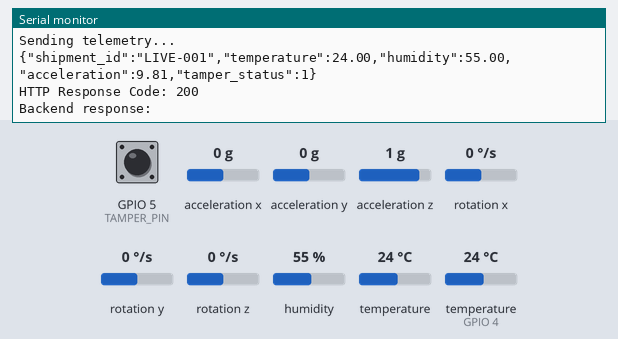
The sketch below on a simulated ESP32. Shown: the last lines printed to the serial monitor. Inputs (shaded band) come from the test bench; at power-on: acceleration x 0 g, humidity 55 %, GPIO 5 (TAMPER_PIN) HIGH, acceleration y 0 g, temperature (sensor on GPIO 4) 24 °C, acceleration z 1 g, rotation x 0 °/s, rotation y 0 °/s, rotation z 0 °/s, temperature 24 °C. WiFi joins after 1.5 s; servers stay silent unless stated; uploads are accepted with an empty reply.

Above: at 2.7 s.
2.8 s: acceleration x set to -1.4 g
At 4.92 s:
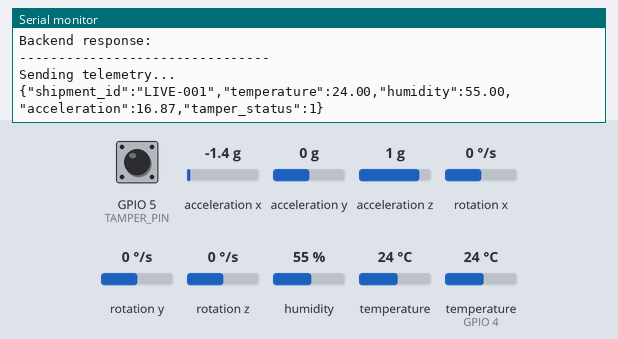
6.9 s: humidity set to 22 %
At 9.6 s:
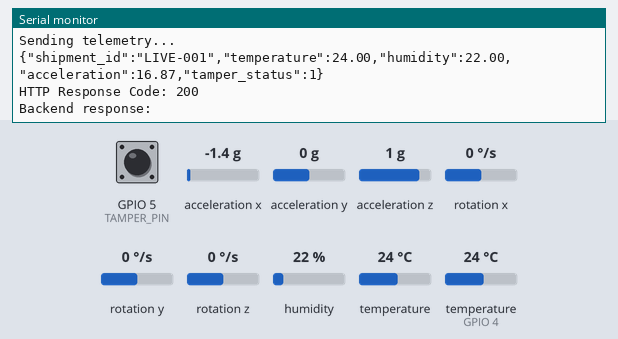
11.0 s: GPIO 5 (TAMPER_PIN) pulled LOW for 3 s
At 11.39 s:
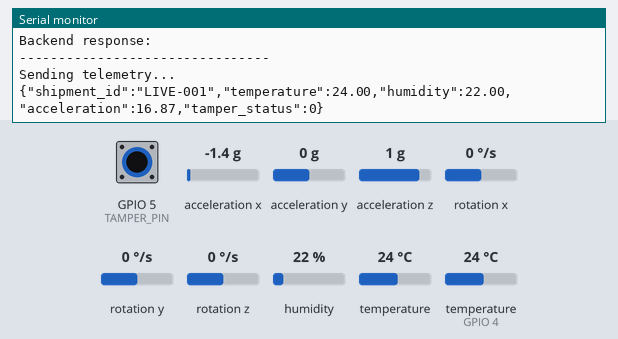
15.5 s: acceleration y set to -1.4 g
At 18.3 s:
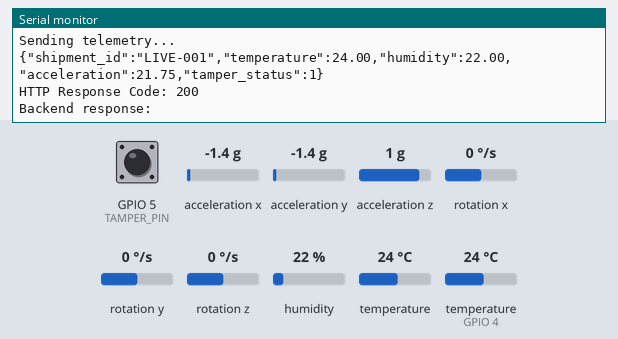
19.6 s: temperature (sensor on GPIO 4) set to 12 °C
At 22.0 s:
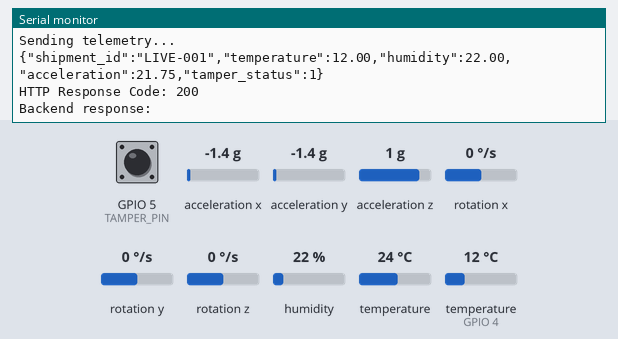
23.7 s: acceleration z set to -1.4 g
At 25.7 s:
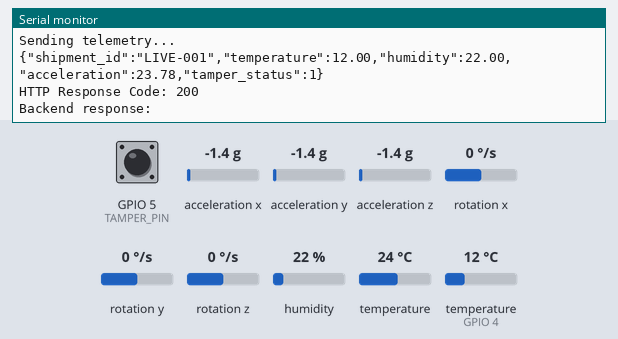
Timing chart, 0 to 27.2 s (numbered marks = the images above; inputs shaded):
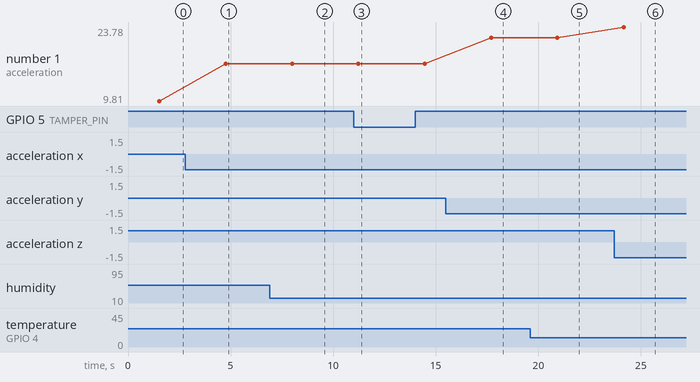

The sketch:

chainguard_esp32.ino
```cpp
#include <WiFi.h>
#include <HTTPClient.h>
#include <Wire.h>
#include <DHT.h>
#include <Adafruit_MPU6050.h>
#include <Adafruit_Sensor.h>

// =====================================================
// NETWORK
// =====================================================

const char* ssid = "CirkitWifi";
const char* password = "";

// IMPORTANT:
// Replace this with your PUBLIC Render URL.
const char* serverUrl =
    "https://chainguard-qpy6.onrender.com/api/telemetry";

const char* shipmentId = "LIVE-001";


// =====================================================
// PINS
// =====================================================

#define DHTPIN 4
#define DHTTYPE DHT11
#define TAMPER_PIN 5


// =====================================================
// SENSORS
// =====================================================

DHT dht(DHTPIN, DHTTYPE);
Adafruit_MPU6050 mpu;


// =====================================================
// SETUP
// =====================================================

void setup() {

  Serial.begin(115200);

  pinMode(TAMPER_PIN, INPUT_PULLUP);

  // DHT
  dht.begin();

  // MPU6050
  Wire.begin(8, 9);

  if (!mpu.begin()) {
    Serial.println("Failed to discover MPU6050!");
  } else {
    Serial.println("MPU6050 connected.");
  }

  mpu.setAccelerometerRange(MPU6050_RANGE_8_G);


  // =================================================
  // WIFI
  // =================================================

  Serial.print("Connecting to CirkitWifi");

  WiFi.begin(ssid, password);

  while (WiFi.status() != WL_CONNECTED) {

    delay(500);
    Serial.print(".");
  }

  Serial.println();
  Serial.println("Wi-Fi connected!");
  Serial.print("ESP32 IP: ");
  Serial.println(WiFi.localIP());
}


// =====================================================
// LOOP
// =====================================================

void loop() {

  if (WiFi.status() != WL_CONNECTED) {

    Serial.println("Wi-Fi disconnected.");
    delay(3000);
    return;
  }


  // =================================================
  // READ DHT11
  // =================================================

  float humidity = dht.readHumidity();
  float temperature = dht.readTemperature();

  if (isnan(humidity) || isnan(temperature)) {

    Serial.println("DHT sensor read failed.");
    delay(3000);
    return;
  }


  // =================================================
  // READ MPU6050
  // =================================================

  sensors_event_t a;
  sensors_event_t g;
  sensors_event_t temp_mpu;

  mpu.getEvent(&a, &g, &temp_mpu);

  float totalAcceleration =
      sqrt(
        pow(a.acceleration.x, 2) +
        pow(a.acceleration.y, 2) +
        pow(a.acceleration.z, 2)
      );


  // =================================================
  // READ TAMPER SWITCH
  // =================================================

  bool isTampered =
      (digitalRead(TAMPER_PIN) == HIGH);


  // =================================================
  // BUILD JSON
  // =================================================

String jsonPayload = "{\"shipment_id\":\"" + String(shipmentId) + "\","
                     "\"temperature\":" + String(temperature) + ","
                     "\"humidity\":" + String(humidity) + ","
                     "\"acceleration\":" + String(totalAcceleration) + ","
                     "\"tamper_status\":" + String(isTampered ? 1 : 0) + "}";


  Serial.println();
  Serial.println("--------------------------------");
  Serial.println("Sending telemetry...");
  Serial.println(jsonPayload);


  // =================================================
  // HTTP POST
  // =================================================

  HTTPClient http;

  http.begin(serverUrl);

  http.addHeader(
      "Content-Type",
      "application/json"
  );

  int httpResponseCode =
      http.POST(jsonPayload);


  // =================================================
  // RESPONSE
  // =================================================

  if (httpResponseCode > 0) {

    Serial.print("HTTP Response Code: ");
    Serial.println(httpResponseCode);

    String response =
        http.getString();

    Serial.println("Backend response:");
    Serial.println(response);

  } else {

    Serial.print("HTTP request failed: ");
    Serial.println(httpResponseCode);
  }


  http.end();


  // =================================================
  // WAIT
  // =================================================

  delay(3000);
}
```

Measured:
- after the input at 2.8 s, the serial monitor: prints a new line after 2.0 s (image 1)
- after the input at 6.9 s, the serial monitor: prints a new line after 1.1 s (image 2)
- after the input at 11.0 s, the serial monitor: prints a new line after 0.23 s (image 3)
- after the input at 15.5 s, the serial monitor: prints a new line after 2.2 s (image 4)
- after the input at 19.6 s, the serial monitor: prints a new line after 1.3 s (image 5)
- after the input at 23.7 s, the serial monitor: prints a new line after 0.47 s (image 6)
- plotted number 1: 9.81 → 16.87 after the input at 2.8 s, 16.87 → 21.75 after the input at 15.5 s, 21.75 → 23.78 after the input at 23.7 s
